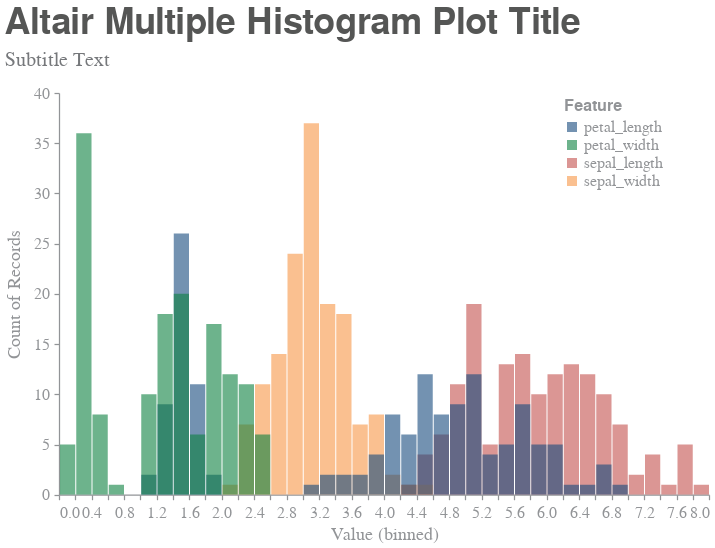

The notebook cell this image was saved under:
### Code cell
# histogram 
chart = alt.Chart(df_iris).transform_fold(
    ['sepal_length', 'sepal_width','petal_length', 'petal_width'],
    as_=['Feature', 'Value'],
).mark_bar(
    opacity=0.6,
).encode(
    x=alt.X('Value:Q', bin=alt.Bin(maxbins=50)),
    y=alt.Y('count()', stack=None),
    color=alt.Color('Feature:N', legend=alt.Legend(orient="none", legendX=500, legendY=0)),
).properties(
    title={"text" : "Altair Multiple Histogram Plot Title",  
           "subtitle" : "Subtitle Text"},
    width=width, height=height,
).interactive()
# display
chart.display()

### Figure 1 — Vega-Lite specification as saved in the notebook (floating-point values rounded to 4 significant figures; data arrays with more than 128 entries replaced by an {"elided": "..."} marker saying what was removed)
{"background": "white", "config": {"axis": {"grid": false, "domainColor": "#929497", "domainWidth": 1.25, "tickColor": "#929497", "tickSize": 5, "tickWidth": 1.25, "tickCount": 6, "titleFont": "Helvetica Neue", "titleColor": "#929497", "titleFontSize": 18, "titleFontWeight": 400, "titlePadding": 5, "labelFont": "Helvetica Neue", "labelColor": "#929497", "labelFontSize": 16, "labelFontWeight": 400, "labelPadding": 5}, "axisX": {"titlePadding": 5}, "axisY": {"titlePadding": 10}, "title": {"font": "Helvetica Neue", "color": "#555655", "fontSize": 36, "fontWeight": 600, "subtitleFont": "Helvetica Neue", "subtitleColor": "#76787B", "subtitleFontSize": 20, "subtitleFontWeight": 400, "subtitlePadding": 8, "anchor": "start", "offset": 14}, "legend": {"titleFont": "Helvetica Neue", "titleColor": "#929497", "titleFontSize": 16, "titleFontWeight": 600, "titlePadding": 5, "labelFont": "Helvetica Neue", "labelColor": "#929497", "labelFontSize": 16, "labelFontWeight": 400, "offset": 20, "padding": 5}, "header": {"titleFont": "Helvetica Neue", "titleColor": "#929497", "titleFontSize": 18, "titleFontWeight": 400, "labelFont": "Helvetica Neue", "labelColor": "#929497", "labelFontSize": 16, "labelFontWeight": 400}, "range": {"category": ["#174A7E", "#0C8040", "#C3514E", "#F79747", "#663399"], "diverging": ["#76787B", "#828282", "#929497", "#A6A6A5", "#BFBEBE"]}, "view": {"stroke": "transparent"}, "circle": {"color": "#174A7E", "size": 100}, "point": {"filled": true}, "bar": {"color": "#174A7E"}, "line": {"color": "#174A7E"}, "text": {"font": "Helvetica Neue", "fontSize": 18, "color": "#76787B"}, "rule": {"size": 1.25, "color": "#929497"}, "area": {"fill": "#174A7E"}}, "data": {"name": "data-a4bd480ea976f54878a155ce12ba18ce"}, "mark": {"type": "bar", "opacity": 0.6}, "encoding": {"color": {"type": "nominal", "field": "Feature", "legend": {"legendX": 500, "legendY": 0, "orient": "none"}}, "x": {"type": "quantitative", "bin": {"maxbins": 50}, "field": "Value"}, "y": {"type": "quantitative", "aggregate": "count", "stack": null}}, "height": 401.7, "selection": {"selector002": {"type": "interval", "bind": "scales", "encodings": ["x", "y"]}}, "title": {"text": "Altair Multiple Histogram Plot Title", "subtitle": "Subtitle Text"}, "transform": [{"fold": ["sepal_length", "sepal_width", "petal_length", "petal_width"], "as": ["Feature", "Value"]}], "width": 650, "$schema": "https://vega.github.io/schema/vega-lite/v4.8.1.json", "datasets": {"data-a4bd480ea976f54878a155ce12ba18ce": {"elided": "150 records"}}}
